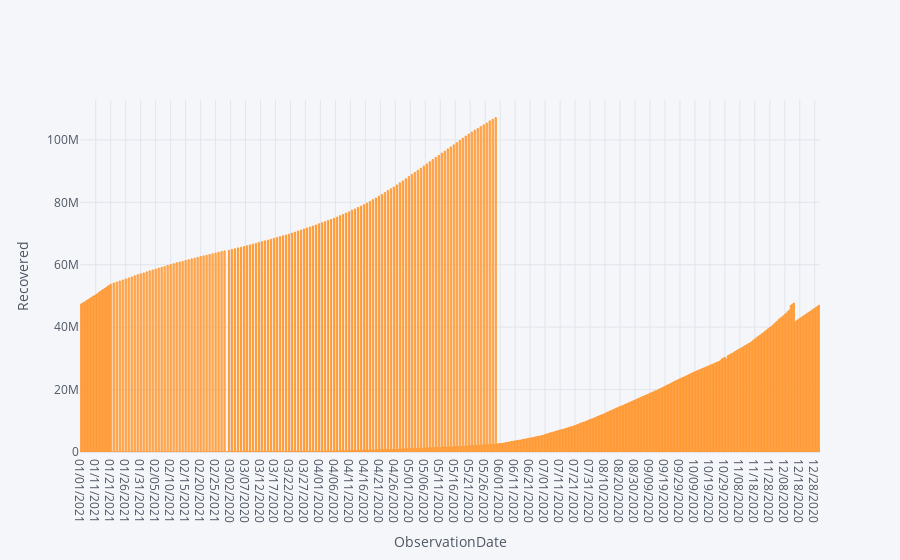

This figure's notebook cell:
### Code cell
# iPlot
recovered.iplot(kind='bar',x='ObservationDate',y='Recovered',xTitle='ObservationDate',yTitle="Recovered")

### Figure 1 — Plotly figure (JSON) as saved in the notebook; plotly's stock layout.template omitted (floating-point values rounded to 4 significant figures; data arrays with more than 128 entries replaced by an {"elided": "..."} marker saying what was removed)
{"data": [{"marker": {"color": "rgba(255, 153, 51, 0.6)", "line": {"color": "rgba(255, 153, 51, 1.0)", "width": 1}}, "name": "Recovered", "orientation": "v", "text": "", "type": "bar", "x": {"elided": "494 str values"}, "y": {"elided": "494 int values"}}], "layout": {"legend": {"bgcolor": "#F5F6F9", "font": {"color": "#4D5663"}}, "paper_bgcolor": "#F5F6F9", "plot_bgcolor": "#F5F6F9", "title": {"font": {"color": "#4D5663"}}, "xaxis": {"gridcolor": "#E1E5ED", "showgrid": true, "tickfont": {"color": "#4D5663"}, "title": {"font": {"color": "#4D5663"}, "text": "ObservationDate"}, "zerolinecolor": "#E1E5ED"}, "yaxis": {"gridcolor": "#E1E5ED", "showgrid": true, "tickfont": {"color": "#4D5663"}, "title": {"font": {"color": "#4D5663"}, "text": "Recovered"}, "zerolinecolor": "#E1E5ED"}}}
